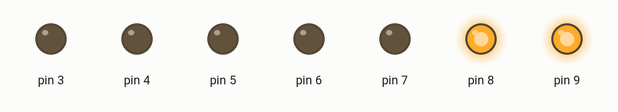
Bench run of a sketch on a simulated Arduino Uno, built with avr-gcc and run on an emulated ATmega328P. On the bench: output pins drawn as LEDs (lit = HIGH). Pins used as bus, display or sensor lines are not drawn.

Above: at 0.1 s.
At 4.1 s:
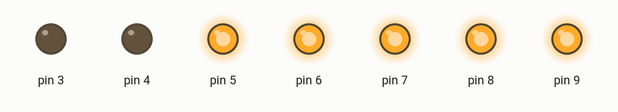
At 8.1 s:
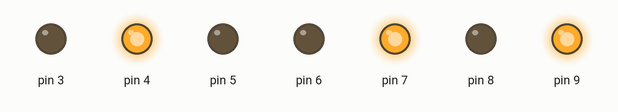
At 12.1 s:
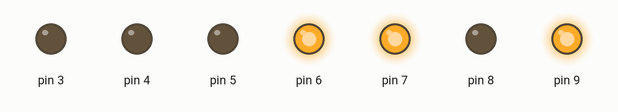
At 20.1 s:
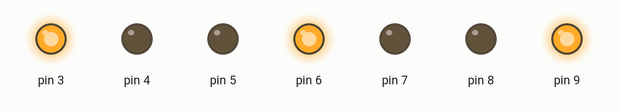
At 36.1 s:
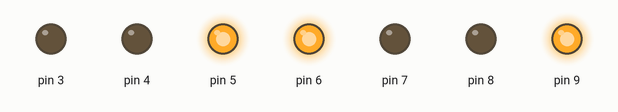
Timing chart, 0 to 37.6 s (numbered marks = the images above):
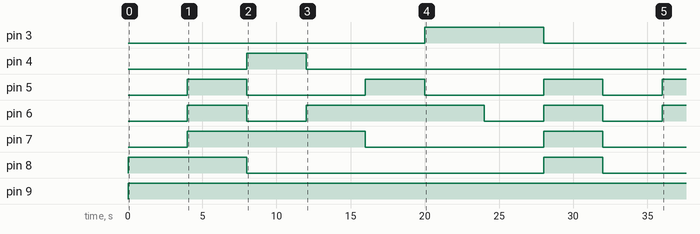

The sketch:

Contador7Segmentos.ino
```cpp
const int firstPinDisplayOne = 2;
const int firstPinDisplayTwo = 22;
const int difPin = firstPinDisplayTwo-firstPinDisplayOne;
const int timer = 400;
const int a = 2;
const int b = 3;
const int c = 4;
const int d = 5;
const int e = 6;
const int f = 7;
const int g = 8;

int zero[] = {a,b,c,d,e,f};
int one[] = {b,c};
int two[] = {a,b,d,e,g};
int three[] = {a,b,c,d,g};
int four[] = {b,c,f,g};
int five[] = {a,c,d,f,g};
int six[] = {a,c,d,e,f,g};
int seven[] = {a,b,c};
int eight[] = {a,b,c,d,e,f,g};
int nine[] = {a,b,c,f,g};

void setup() {
  for (int pin = firstPinDisplayOne; pin < firstPinDisplayOne+8; pin++) {
    pinMode(pin, OUTPUT);
  }
  for (int pin = firstPinDisplayTwo; pin < firstPinDisplayTwo+8; pin++) {
    pinMode(pin, OUTPUT);
  }
}

void pinsOffDisplayOne() {
  for (int pin = firstPinDisplayOne; pin < firstPinDisplayOne+8; pin++) {
    digitalWrite(pin, HIGH);
  }
}

void pinsOffDisplayTwo() {
  for (int pin = firstPinDisplayTwo; pin < firstPinDisplayTwo+8; pin++) {
    digitalWrite(pin, HIGH);
  }
}

void displayOne(int *arreglo, int arrayLength) {
  pinsOffDisplayOne();
  for (int pin = 0; pin < arrayLength; pin++) {
    digitalWrite(arreglo[pin], LOW);
  }
}

void displayTwo(int *arreglo, int arrayLength) {
  pinsOffDisplayTwo();
  for (int pin = 0; pin < arrayLength; pin++) {
    digitalWrite(arreglo[pin]+difPin, LOW);
  }
}

void numberDisplayOne(int num) {
  int s = sizeof(int);
  if (num == 0) { displayOne(zero, sizeof(zero)/s); }
  if (num == 1) { displayOne(one, sizeof(one)/s); }
  if (num == 2) { displayOne(two, sizeof(two)/s); }
  if (num == 3) { displayOne(three, sizeof(three)/s); }
  if (num == 4) { displayOne(four, sizeof(four)/s); }
  if (num == 5) { displayOne(five, sizeof(five)/s); }
  if (num == 6) { displayOne(six, sizeof(six)/s); }
  if (num == 7) { displayOne(seven, sizeof(seven)/s); }
  if (num == 8) { displayOne(eight, sizeof(eight)/s); }
  if (num == 9) { displayOne(nine, sizeof(nine)/s); }
}

void numberDisplayTwo(int num) {
  int s = sizeof(int);
  if (num == 0) { displayTwo(zero, sizeof(zero)/s); }
  if (num == 1) { displayTwo(one, sizeof(one)/s); }
  if (num == 2) { displayTwo(two, sizeof(two)/s); }
  if (num == 3) { displayTwo(three, sizeof(three)/s); }
  if (num == 4) { displayTwo(four, sizeof(four)/s); }
  if (num == 5) { displayTwo(five, sizeof(five)/s); }
  if (num == 6) { displayTwo(six, sizeof(six)/s); }
  if (num == 7) { displayTwo(seven, sizeof(seven)/s); }
  if (num == 8) { displayTwo(eight, sizeof(eight)/s); }
  if (num == 9) { displayTwo(nine, sizeof(nine)/s); }
}

void loop() {
  for (int decenas = 0; decenas < 10; decenas++) {
    numberDisplayOne(decenas);
    for (int unidades = 0; unidades < 10; unidades++) {
      numberDisplayTwo(unidades);
      delay(timer);
    }
  }
}
```

Measured:
- by itself, pin 3: LOW → HIGH at 20.0 s, → LOW 8.0 s later
- by itself, pin 4: LOW → HIGH at 8.0 s, → LOW 4.0 s later
- by itself, pin 5: repeats every 12.0 s: LOW 8.0 s, HIGH 4.0 s
- by itself, pin 6: goes HIGH 4.0 s, LOW 4.0 s, HIGH 12.0 s, LOW 4.0 s, HIGH 4.0 s, LOW 4.0 s, then HIGH
- by itself, pin 7: LOW → HIGH at 4.0 s, → LOW 12.0 s later, → HIGH 12.0 s later, → LOW 4.0 s later
- by itself, pin 8: LOW → HIGH at 0.00 s, → LOW 8.0 s later, → HIGH 20.0 s later, → LOW 4.0 s later
- by itself, pin 9: LOW → HIGH at 0.00 s
